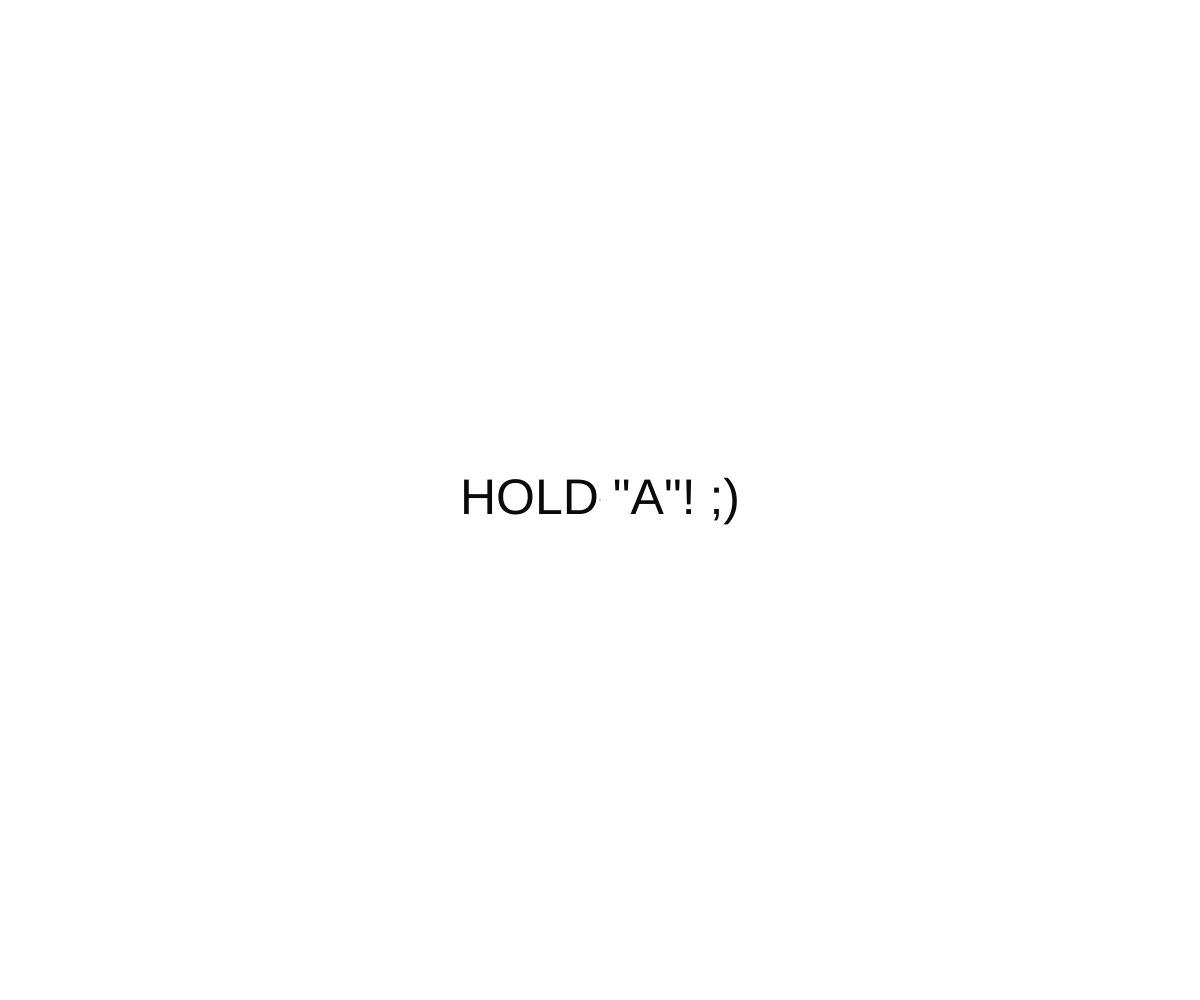
Frame 1 (no input)
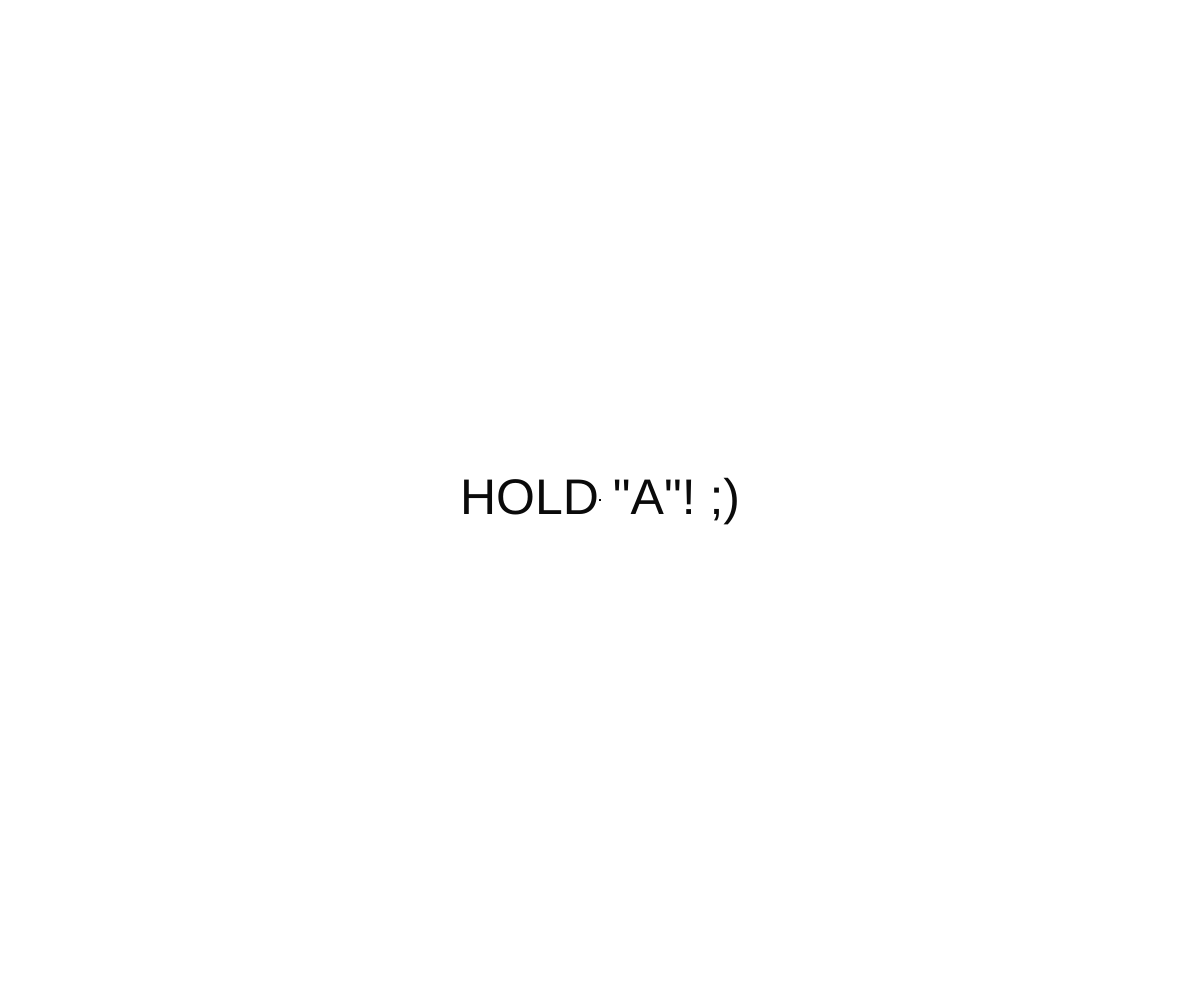
Frame 60 (no input)
Frame 120 (the mouse pressed at the canvas centre since frame 60): identical to frame 60, image omitted

The p5.js sketch that drew these frames (run headless with seeded random() and noise() and a simulated clock; from frame 60 on, the mouse is pressed at the canvas centre):

// p5.js sketch
// ── sketch.js


var defaultDiameter = 1;
var speed = 0.1;
var myAnimation;
var someText = ". Never gonna give you up Never gonna let you down Never gonna run around and desert you Never gonna make you cry Never gonna say goodbye Never gonna tell a lie and hurt you";


var someLyrics = someText.split(" ");

console.log(someLyrics);


console.log('version 2.0');

var myAnimation = new Animation(defaultDiameter);

function setup() {
  createCanvas(windowWidth, windowHeight);
  textAlign(CENTER, CENTER);
  textSize(50);
  fill(10);
  noStroke();

  console.log(sqrt(sq(height)+sq(width)));

  text('HOLD "A"! ;)', windowWidth/2, windowHeight/2);
}

function draw() {


  fill(40);
  ellipse(width/2, height/2, 0);

  myAnimation.display();



  if (myAnimation.diameter + 15 > sqrt(sq(height)+sq(width))) {
    myAnimation.flipValue();


  }

  //KEYBOARD INTERACTION

  if (keyIsDown(65)) {
    myAnimation.grow();
  }
}

//CLASS ASSIGNMENT


function Animation(diameter) {
  this.diameter = diameter;
  this.rateOfGrowth = 0.1;
  this.fillValue = 0;
  this.counter = 0;
}

Animation.prototype.grow = function () {
  if (abs(this.diameter) < sqrt(sq(height)+sq(width))) {
    for (var i = this.diameter; i < sqrt(sq(height)+sq(width)); i ++) {
      this.diameter += this.rateOfGrowth;
    }
  }
};

Animation.prototype.reverseGrowth = function () {
    this.rateOfGrowth *= -1;
    console.log(this.rateOfGrowth);
};

Animation.prototype.display = function () {

  fill(this.fillValue);
  ellipse(width/2, height/2, this.diameter);
  textSize(250);
  if (this.counter > 0) {
    fill(219, 63, 203);
    text(someLyrics[(myAnimation.counter%(someLyrics.length))].toUpperCase(), windowWidth/2, windowHeight/2);
  }
};

Animation.prototype.flipValue = function () {
  background(this.fillValue);
  this.diameter = 0;
  if (this.fillValue === 0) {
    this.fillValue = 255;
  } else {
    this.fillValue = 0;
  }
  this.counter++;
};
